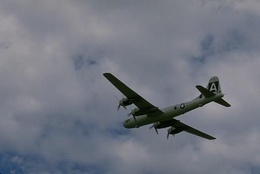
%> input picture Assignment4/GMM/3096_color.jpg, 260 x 174 px, shrunk from 481 x 321 before the run
$ octave GMM_Images_TwoCluster.m   (GNU Octave 9; MATLAB toolbox functions it lacks are replaced by stand-ins)
%> lines starting %> are read from the running program, lines starting %| are printed output that depends on the picture; in (x1, y1, x2, y2) boxes, pixels count from 0 and x2, y2 are one past the last pixel; in counts of white or black regions, pixels touching at a corner belong together; the program's own positions count from 1
### Assignment4/GMM/MaximizationStep.m
function [priors,means,sigma] = MaximizationStep(n_clusters,samples_X,means,sigma,posteriors)
%UNTITLED Summary of this function goes here
%   Detailed explanation goes here
    n_samples=length(samples_X);
    priors = sum(posteriors)/n_samples;
    for cluster_idx=1:n_clusters
        class_posterior = posteriors(:,cluster_idx);
        weighted_count =n_samples*priors(cluster_idx);
        means(cluster_idx,:) = class_posterior'*samples_X/weighted_count;
        mean_diff = samples_X - means(cluster_idx,:);
        sigma(:,:,cluster_idx) = class_posterior'.*mean_diff'*mean_diff/weighted_count;
    end
end

### Assignment4/GMM/ExpectationStep.m
function [q,posteriors] = ExpectationStep(...
    n_clusters,...
    samples_X,...
    means,...
    sigma,...
    priors...
)
% estimate likelihoods - given parameters
    for cluster_idx=1:n_clusters
        sigma(:,:,cluster_idx)=sigma(:,:,cluster_idx)+eye(5)*.001;% keep psd
        likelihoods(:,cluster_idx) = mvnpdf(samples_X,...
            means(cluster_idx,:),...
            sigma(:,:,cluster_idx));
    end
% estimate join and posterior
    joint = likelihoods .* priors;
    posteriors =joint./sum(joint,2);% soft cluster
    % this prevents -inf error
    joint(joint == 0) = 1e-100;
    log_joint = log(joint);
    q = sum(sum(posteriors.*log_joint));
end

### Assignment4/GMM/GMM_Images_TwoCluster.m
% Kieran McVeigh
% GMM two components
clear;

filenames{1,1} = '3096_color.jpg';
filenames{1,2} = '42049_color.jpg';
for imageCounter = 1:2%size(filenames,2)
    %%data set up
    imdata = imread(filenames{1,imageCounter});
%> imdata is the input picture: size 174x260x3 uint8; mean R, G, B 114, 118.3, 129.3
    figure(1), subplot(size(filenames,2),1+1,(imageCounter-1)*(1+1)+1), imshow(imdata);

    [R,C,D] = size(imdata); N = R*C; imdata = double(imdata);
%> after `[R,C,D] = size(imdata)`: R = 174; C = 260; D = 3
%> after `N = R*C`: N = 45240
    rowIndices = [1:R]'*ones(1,C); colIndices = ones(R,1)*[1:C];
    features = [rowIndices(:)';colIndices(:)']; % initialize with row and column indices
    for d = 1:D
        imdatad = imdata(:,:,d); % pick one color at a time
        features = [features;imdatad(:)'];
    end
%> this loop made 3 passes
%> pass 1, `imdatad = imdata(:,:,d);`:
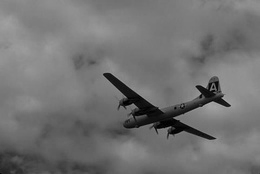
%> imdatad: size 174x260 double; min 0, max 177, mean 114
%> pass 3, `imdatad = imdata(:,:,d);`:
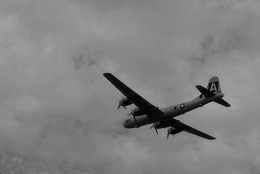
%> imdatad: size 174x260 double; min 0, max 175, mean 129.3
    minf = min(features,[],2); maxf = max(features,[],2);
%> after `minf = min(features,[],2)`: minf = [1; 1; 0; 1; 0]
%> after `maxf = max(features,[],2)`: maxf = [174; 260; 177; 177; 175]
    ranges = maxf-minf;
%> ranges = [173; 259; 177; 176; 175]
    x = diag(ranges.^(-1))*(features-repmat(minf,1,N));
    x=x';

    %% intialize gmm
    q_prev = 0;
    n_clusters =2;

    priors = ones(n_clusters,1); priors = (priors./sum(priors))';
    means=x(randi(length(x),n_clusters,1),:);
    n_features=5;
    for sig_idx=1:n_clusters
        sigma(:,:,sig_idx)=eye(n_features);
    end


    %% estimate gmm
    converged = 0;
    while ~converged
    %% Expectation
        [q,posteriors] = ExpectationStep(...
            n_clusters,...%clusters
            x,...
            means,...
            sigma,...
            priors);
        %% maximization
        [priors,means,sigma] = MaximizationStep(n_clusters,x,means,sigma,posteriors);
        converged = abs(q-q_prev) < .01;
        q_prev = q
    end
%> this loop made 46 passes
%> (q, priors, means, converged, q_prev) on passes 2, 4, 6, 9, 14, 23: (155841.2, [0.425 0.575], [0.55 0.51 0.595 0.621 0.689; 0.463 0.493 0.68 0.699 0.776], false, 155841.2), (209557.8, [0.141 0.859], [0.681 0.501 0.405 0.449 0.495; 0.47 0.5 0.683 0.702 0.779], false, 209557.8), (224535, [0.109 0.891], [0.744 0.449 0.302 0.359 0.402; 0.47 0.506 0.686 0.704 0.78], false, 224535), (225831.5, [0.117 0.883], [0.759 0.424 0.31 0.369 0.42; 0.466 0.51 0.688 0.706 0.781], false, 225831.5), (225744.3, [0.124 0.876], [0.762 0.415 0.321 0.38 0.434; 0.463 0.512 0.69 0.707 0.782], false, 225744.3), (225707.5, [0.127 0.873], [0.764 0.411 0.325 0.385 0.44; 0.462 0.513 0.69 0.707 0.782], false, 225707.5)
%> (q, priors, converged, q_prev) on passes 1, 3, 5, 7, 8, 10: (-252348.6, [0.473 0.527], false, -252348.6), (187854.8, [0.243 0.757], false, 187854.8), (220123.1, [0.111 0.889], false, 220123.1), (225697.1, [0.112 0.888], false, 225697.1), (225843.9, [0.115 0.885], false, 225843.9), (225807, [0.119 0.881], false, 225807)
    [~,labels] = max(posteriors,[],2);
    labelImage = reshape(labels,R,C);
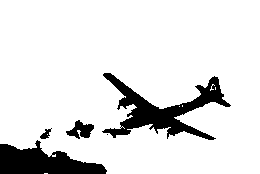
%> labelImage: size 174x260 double; values 1 (black) and 2 (white), 88.2% white; 5 black regions (1 under 20 px), largest, box (x1, y1, x2, y2) and area: (102, 73, 231, 140) 2844, (0, 140, 107, 174) 2134, (66, 120, 94, 139) 284, (40, 128, 52, 139) 64
     figure(1), subplot(size(filenames,2),1+1,(imageCounter-1)*(1+1)+1+1), imshow(uint8(labelImage*255/2));

end
%> pass 2 of the loop `for imageCounter = 1:2`:
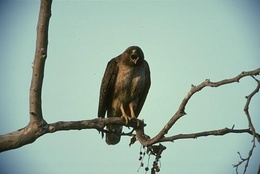
%> input picture Assignment4/GMM/42049_color.jpg, 260 x 174 px, shrunk from 481 x 321 before the run
%> imdata is the input picture: size 174x260x3 uint8; mean R, G, B 151.2, 175.1, 163.2
%> imdata: size 174x260x3 double
%> the loop `for d = 1:D` made 3 passes
%> pass 3, `imdatad = imdata(:,:,d);`:
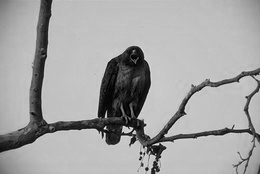
%> imdatad: size 174x260 double; min 0, max 234, mean 163.2
%> minf = [1; 1; 0; 6; 0]
%> maxf = [174; 260; 240; 246; 234]
%> ranges = [173; 259; 240; 240; 234]
%> the loop `while ~converged` made 57 passes
%> (q, priors, q_prev) on passes 2, 3, 4, 6, 8, 10, 11, 12: (115362.3, [0.512 0.488], 115362.3), (115661.1, [0.511 0.489], 115661.1), (116628, [0.509 0.491], 116628), (132689, [0.569 0.431], 132689), (194016.9, [0.762 0.238], 194016.9), (203031.7, [0.773 0.227], 203031.7), (203331.9, [0.771 0.229], 203331.9), (203484.8, [0.768 0.232], 203484.8)
%> `labelImage = reshape(labels,R,C);`:
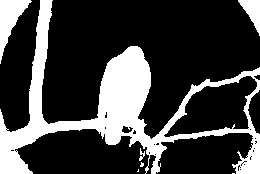
%> labelImage: size 174x260 double; values 1 (black) and 2 (white), 24.9% white; 7 white regions (3 under 20 px), largest, box (x1, y1, x2, y2) and area: (0, 0, 260, 174) 9997, (0, 0, 32, 64) 834, (238, 0, 260, 36) 382, (139, 148, 145, 161) 35
